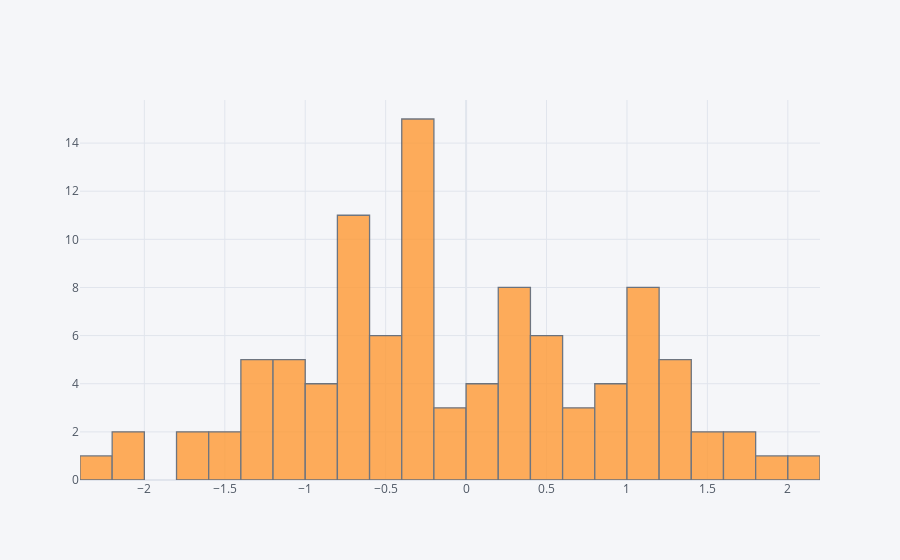

Here is the notebook cell this chart was saved with:
### Markdown cell above
## histogram

### Code cell
df['A'].iplot(kind='hist',bins=25)

### Figure 1 — Plotly figure (JSON) as saved in the notebook; plotly's stock layout.template omitted (floating-point values rounded to 4 significant figures)
{"data": [{"histfunc": "count", "histnorm": "", "marker": {"color": "rgba(255, 153, 51, 1.0)", "line": {"color": "#4D5663", "width": 1.3}}, "name": "A", "nbinsx": 25, "opacity": 0.8, "orientation": "v", "type": "histogram", "x": [0.08902, -0.8787, -0.5978, 1.07, -0.7989, 0.5832, -0.2486, -0.7061, -0.1778, -0.5972, -0.2849, -0.3742, 0.4908, 0.8455, -0.2398, -2.029, -1.234, -0.5816, -1.006, 0.519, -0.8051, -1.233, 0.2408, 0.2191, 1.079, 0.2854, 0.7276, -1.374, 1.502, -0.7634, 0.2424, 0.8172, 1.89, -0.6351, 2.005, -0.5807, 0.7513, -0.8321, -0.3154, -0.02041, -2.293, 1.639, -0.6005, -0.209, -0.4939, -1.022, -1.245, -0.375, -0.7086, 0.3888, -2.056, 1.418, 1.013, 0.2737, -1.69, 0.574, -1.422, 1.132, 1.129, -1.779, 0.4136, 0.06516, 0.4932, -0.7379, -1.232, -1.051, 1.085, -0.2798, -1.455, 0.1544, -0.2028, -0.7177, 1.231, 1.209, 0.3235, 1.332, 0.1513, 0.2183, -0.9835, -1.036, -0.3255, -1.072, -0.4503, 1.799, -0.7763, -0.3061, -0.2017, 1.114, -0.2855, -0.7151, -0.1534, 1.388, -0.3914, -0.3341, 1.213, -0.6691, 0.7818, 1.111, 0.9869, 0.8217]}], "layout": {"barmode": "overlay", "legend": {"bgcolor": "#F5F6F9", "font": {"color": "#4D5663"}}, "paper_bgcolor": "#F5F6F9", "plot_bgcolor": "#F5F6F9", "title": {"font": {"color": "#4D5663"}}, "xaxis": {"gridcolor": "#E1E5ED", "showgrid": true, "tickfont": {"color": "#4D5663"}, "title": {"font": {"color": "#4D5663"}, "text": ""}, "zerolinecolor": "#E1E5ED"}, "yaxis": {"gridcolor": "#E1E5ED", "showgrid": true, "tickfont": {"color": "#4D5663"}, "title": {"font": {"color": "#4D5663"}, "text": ""}, "zerolinecolor": "#E1E5ED"}}}
